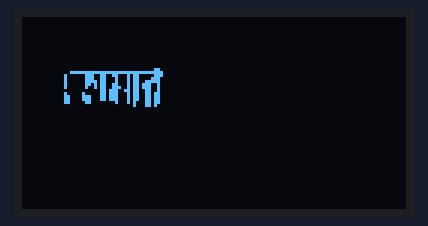
Simulated run of this sketch. Board: Arduino Uno, built with avr-gcc and run on an emulated ATmega328P. Parts: 128×64 one-colour display.

Above: at 0.87 s.
At 5.89 s:
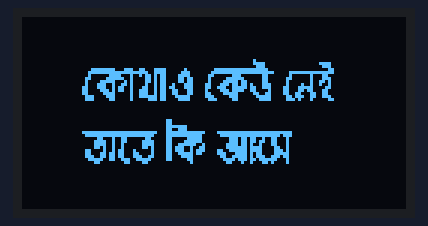
At 11.11 s:
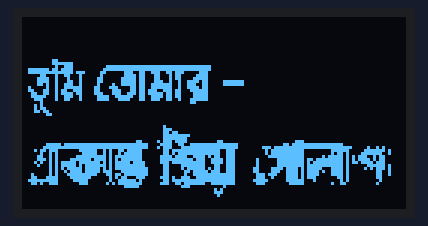
At 21.46 s:
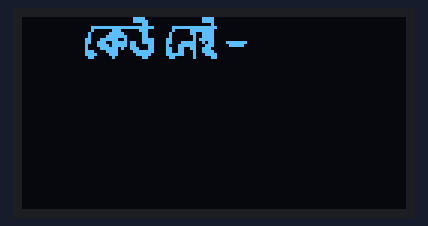
At 30.45 s:
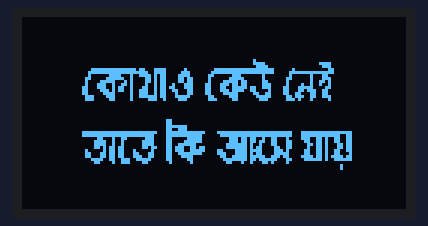
At 39.88 s:
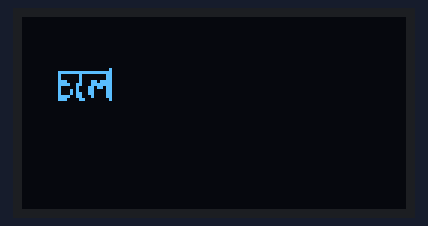

The sketch:

Ekanto_Golap.ino
```cpp
#include <Arduino.h>
#include <Wire.h>
#include <U8x8lib.h>
#include "video_data.h"

// If yours is SSD1306, replace the constructor with:
// U8X8_SSD1306_128X64_NONAME_HW_I2C u8x8(U8X8_PIN_NONE);

// U8x8 has no internal frame buffer, which saves 1024 bytes of SRAM
// compared with the U8g2 "_F_" full-buffer constructors.
U8X8_SH1106_128X64_NONAME_HW_I2C u8x8(U8X8_PIN_NONE);

// 128x64 image in the OLED's own page layout: 8 pages x 128 bytes, each byte is a
// column of 8 pixels (bit0 = top). This is the only large buffer; it holds the
// previous frame for delta decoding and is sent to the display as-is.
uint8_t frameBuf[1024];

uint16_t videoPos = 0;  // read position inside videoData (frames are stored back to back)

// Stream per frame: [skip][n][n literal bytes] ... then [0][0] = end of frame.
// Each literal byte is XORed into the previous frame at the current position.
void decodeFrame() {
  uint16_t out = 0;
  for (;;) {
    uint8_t skip = pgm_read_byte(&videoData[videoPos++]);
    uint8_t n = pgm_read_byte(&videoData[videoPos++]);
    if (skip == 0 && n == 0) break;  // end-of-frame marker

    out += skip;
    while (n--) {
      uint8_t v = pgm_read_byte(&videoData[videoPos++]);
      if (out < 1024) frameBuf[out++] ^= v;
    }
  }
}

void showFrame() {
  for (uint8_t page = 0; page < 8; page++) {
    u8x8.drawTile(0, page, 16, &frameBuf[page * 128]);  // 16 tiles x 8 bytes = one page
  }
}

void setup() {
  u8x8.begin();
  u8x8.setBusClock(400000);  // faster I2C so a frame fits comfortably in the ~83 ms frame time
  u8x8.setContrast(255);
  memset(frameBuf, 0, sizeof(frameBuf));
}

void loop() {
  static uint16_t frame = 0;
  static unsigned long last = 0;
  const unsigned long interval = 1000UL / VIDEO_FPS;

  if (millis() - last >= interval) {
    last = millis();

    decodeFrame();
    showFrame();

    frame++;
    if (frame >= VIDEO_FRAMES) {
      frame = 0;
      videoPos = 0;  // restart: the first frame is stored relative to a blank screen
      memset(frameBuf, 0, sizeof(frameBuf));
    }
  }
}
```

Source omitted: video_data.h (data table, 107428 bytes)
